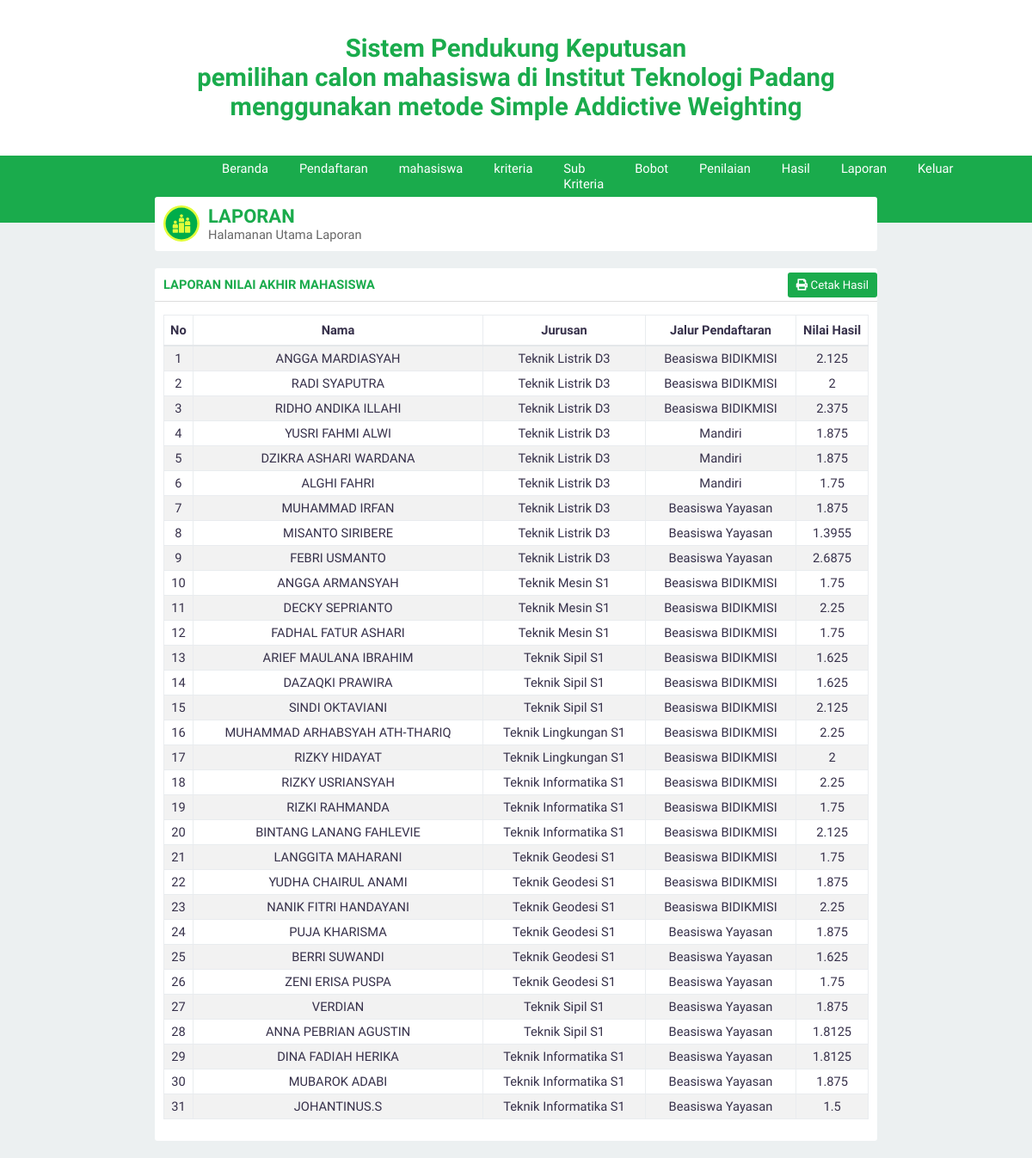
The app's page /?page=laporankeseluruhan (signed in) with its own data.
### tables this page shows
CREATE TABLE `hasil` (
  `id_hasil` int(3) NOT NULL,
  `id_jenispendaftaran` int(3) NOT NULL,
  `id_mahasiswa` int(3) NOT NULL,
  `hasil` float NOT NULL
);

CREATE TABLE `mahasiswa` (
  `id_mahasiswa` int(10) NOT NULL,
  `namamahasiswa` varchar(100) NOT NULL,
  `jurusan` enum('Teknik Listrik D3','Teknik Mesin D3','Teknik Sipil D3','Teknik Sipil S1','Teknik Mesin S1','Teknik Elektro S1','Teknik Informatika S1','Teknik Geodesi S1','Teknik Lingkungan S1') NOT NULL,
  `tpt_lahir` varchar(30) NOT NULL,
  `tgl_lahir` varchar(20) NOT NULL,
  `jk` enum('Laki-laki','Perempuan') NOT NULL,
  `hp` varchar(20) NOT NULL
);

CREATE TABLE `jenis_pendaftaran` (
  `id_jenispendaftaran` int(3) NOT NULL,
  `namapendaftaran` varchar(30) NOT NULL
);

### page/laporankeseluruhan.php (the view)
<div class="panel">
    <div class="panel-middle" id="judul">
        <img src="asset/image/rank.svg">
        <div id="judul-text">
            <h2 class="text-green">LAPORAN</h2>
            Halamanan Utama Laporan
        </div>
    </div>
</div>
<div class="row">
    <div class="col-12">
        <div class="panel">
        <div style="float: right;" class="input-dropdown">
            <a class="btn btn-green" id="btn-dropdown" target="_blank" href="./cetak.php"><i class="fa fa-print"></i> Cetak Hasil</a>
            </div>
            <div class="panel-top">
                <b class="text-green">LAPORAN NILAI AKHIR MAHASISWA</b>
        </div>
            <div class="panel-middle">
                <div class="table-responsive">
                    <table>
                        <thead>
                            <tr>
                                <th>No</th>
                                <th>Nama</th>
                                <th>Jurusan</th>
                                <th>Jalur Pendaftaran</th>
                                <th>Nilai Hasil</th>
                            </tr>
                        </thead>
                        <tbody>
                            <?php
                            $query = "SELECT hasil.id_hasil, hasil.id_mahasiswa, mahasiswa.namamahasiswa, mahasiswa.jurusan, hasil.id_jenispendaftaran, jenis_pendaftaran.namapendaftaran, hasil.hasil FROM hasil INNER JOIN mahasiswa on hasil.id_mahasiswa = mahasiswa.id_mahasiswa INNER JOIN jenis_pendaftaran on hasil.id_jenispendaftaran = jenis_pendaftaran.id_jenispendaftaran";
                            $execute = $konek->query($query);
                            if ($execute->num_rows > 0) {
                                $no = 1;
                                while ($data = $execute->fetch_array(MYSQLI_ASSOC)) {
                                    echo "
                                <tr id='data'>
                                    <td>$no</td>
                                    <td>$data[namamahasiswa]</td>
                                    <td>$data[jurusan]</td>
                                    <td>$data[namapendaftaran]</td>
                                    <td>$data[hasil]</td>
                                </tr>";
                                    $no++;
                                }
                            } else {
                                echo "<tr><td  class='text-center text-green' colspan='3'>Kosong</td></tr>";
                            }
                            ?>
                        </tbody>
                    </table>
                </div>
            </div>
        </div>
    </div>
</div>

### index.php (shortened to what this page needs)
<?php
if (empty($_SESSION['user']) AND empty($_SESSION['pass'])){
    include 'login.php';
}else{
    include 'admin.php';
}

### admin.php (shortened to what this page needs)
<!DOCTYPE html>
<html>
<head>
    <link rel="stylesheet" type="text/css" href="asset/css/style.css">
    <link rel="stylesheet" type="text/css" href="asset/plugin/font-icon/css/fontawesome-all.min.css">
</head>
<body>
    <header>
        <h1>
            <span class="text-green">Sistem Pendukung Keputusan<br> pemilihan calon mahasiswa di Institut Teknologi Padang<br> menggunakan metode Simple Addictive Weighting</span>
        </h1>
    </header>
    <nav>
        <?php include "nav.php"; ?>
    </nav>
    <main>
        <div id="main-body">
            <?php include "page.php"; ?>
        </div>
    </main>
</body>
</html>

### nav.php (shortened to what this page needs)
<ul class="nav">
    <li><a href="./?page=beranda">Beranda</a></li>
    <li><a href="./?page=pendaftaran">Pendaftaran</a></li>
    <li><a href="./?page=mahasiswa">mahasiswa</a></li>
    <li><a href="./?page=kriteria">kriteria</a></li>
    <li><a href="./?page=subkriteria">Sub Kriteria</a></li>
    <li><a href="./?page=bobot">Bobot</a></li>
    <li><a href="./?page=penilaian">Penilaian</a></li>
    <li><a href="./?page=hasil">Hasil</a></li>
    <li><a href="./?page=laporankeseluruhan">Laporan</a></li>
    <li><a href="./logout.php">Keluar</a></li>
</ul>

### page.php (shortened to what this page needs)
<?php
$page = htmlspecialchars(@$_GET['page']);
switch ($page) {
    case 'laporankeseluruhan':
        include 'page/laporankeseluruhan.php';
        break;
}

### asset/css/style.css (style rules this page uses)
* { padding: 0; margin: 0; font-family: 'Work Sans', sans-serif; color: #36304A; font-weight: 500; letter-spacing: normal; }
a { text-decoration: none; }
h1 { font-size: 2em; }
h2 { font-size: 1.5em; }
b, h1, h2, h3, h4, h5 { padding: 0; font-weight: 600 !important; margin: 0.83em 0em; }
b span, h1 span, h2 span, h3 span, h4 span, h5 span { font-weight: 600; }
.text-green { color: #1aab4c !important; }
.input-dropdown { position: relative; }
.btn { border: none; -webkit-padding: 7px 10px; -o-padding: 7px 10px; -moz-padding: 7px 10px; padding: 7px 10px; border-radius: 3px; margin: 5px 0px; display: inline-block; cursor: pointer; font-size: 10pt !important; }
.btn i { color: white !important; }
.btn-green { background-color: #1aab4c; color: white !important; }
.row { margin-top: 10px; display: flex; }
div[class^="col-"] { margin-left: 3%; }
div[class^="col-"]:first-child { margin-left: 0%; }
.col-12 { width: 100%; }
.table-responsive { overflow-y: hidden; }
table { width: 100%; text-align: center; border-collapse: collapse; margin: 5px 0px 15px 0px; }
table tr th { padding: 8px 0px; border: solid 1px #e9ecef; border-bottom: solid 2px #e4e7ea; font-weight: bold; }
table td { border: solid 1px #e9ecef; padding: 5px; }
table tr#data:nth-child(odd) { background-color: #f2f2f2; }
.panel { background-color: white; border-radius: 3px; -webkit-box-sizing: border-box; -moz-box-sizing: border-box; -o-box-sizing: border-box; box-sizing: border-box; margin-bottom: 20px; overflow: hidden; }
.panel-top { padding: 10px; box-sizing: padding-box; border-bottom: solid 1px #dddddd; }
.panel-middle { padding: 10px; box-sizing: padding-box; }
header { padding: 15px 0px; background-color: white; width: 100vw; text-align: center; }
nav { background-color: #1aab4c; width: 100vw; }
ul.nav { width: 60vw; display: flex; justify-content: space-around; list-style: none; margin: 0 auto; padding: 0; }
ul.nav li a { font-size: 11pt; display: block; text-decoration: none; color: white; padding: 6px 18px; }
main { position: relative; display: flex; justify-content: center; }
main #main-body { width: 70vw; z-index: 1; top: 0; position: absolute; }
body { background-color: #ECF0F1; display: flex; width: 100vw; height: 100vh; align-items: center; flex-direction: column; overflow-x: hidden; font-size: 11pt; }
#judul { display: flex; align-items: center; }
#judul img { margin-right: 10px; }
#judul #judul-text { color: #666666; }
#judul #judul-text h2 { margin: 0 !important; }

### records on screen
hasil: id_mahasiswa.namamahasiswa "ANGGA MARDIASYAH", id_mahasiswa.jurusan "Teknik Listrik D3", id_jenispendaftaran.namapendaftaran "Beasiswa BIDIKMISI", hasil "2.125"
hasil: id_mahasiswa.namamahasiswa "RADI SYAPUTRA", id_mahasiswa.jurusan "Teknik Listrik D3", id_jenispendaftaran.namapendaftaran "Beasiswa BIDIKMISI", hasil "2"
hasil: id_mahasiswa.namamahasiswa "RIDHO ANDIKA ILLAHI", id_mahasiswa.jurusan "Teknik Listrik D3", id_jenispendaftaran.namapendaftaran "Beasiswa BIDIKMISI", hasil "2.375"
hasil: id_mahasiswa.namamahasiswa "YUSRI FAHMI ALWI", id_mahasiswa.jurusan "Teknik Listrik D3", id_jenispendaftaran.namapendaftaran "Mandiri", hasil "1.875"
hasil: id_mahasiswa.namamahasiswa "DZIKRA ASHARI WARDANA", id_mahasiswa.jurusan "Teknik Listrik D3", id_jenispendaftaran.namapendaftaran "Mandiri", hasil "1.875"
hasil: id_mahasiswa.namamahasiswa "ALGHI FAHRI", id_mahasiswa.jurusan "Teknik Listrik D3", id_jenispendaftaran.namapendaftaran "Mandiri", hasil "1.75"
hasil: id_mahasiswa.namamahasiswa "MUHAMMAD IRFAN", id_mahasiswa.jurusan "Teknik Listrik D3", id_jenispendaftaran.namapendaftaran "Beasiswa Yayasan", hasil "1.875"
hasil: id_mahasiswa.namamahasiswa "MISANTO SIRIBERE", id_mahasiswa.jurusan "Teknik Listrik D3", id_jenispendaftaran.namapendaftaran "Beasiswa Yayasan", hasil "1.3955"
hasil: id_mahasiswa.namamahasiswa "FEBRI USMANTO", id_mahasiswa.jurusan "Teknik Listrik D3", id_jenispendaftaran.namapendaftaran "Beasiswa Yayasan", hasil "2.6875"
hasil: id_mahasiswa.namamahasiswa "ANGGA ARMANSYAH", id_mahasiswa.jurusan "Teknik Mesin S1", id_jenispendaftaran.namapendaftaran "Beasiswa BIDIKMISI", hasil "1.75"
hasil: id_mahasiswa.namamahasiswa "DECKY SEPRIANTO", id_mahasiswa.jurusan "Teknik Mesin S1", id_jenispendaftaran.namapendaftaran "Beasiswa BIDIKMISI", hasil "2.25"
hasil: id_mahasiswa.namamahasiswa "FADHAL FATUR ASHARI", id_mahasiswa.jurusan "Teknik Mesin S1", id_jenispendaftaran.namapendaftaran "Beasiswa BIDIKMISI", hasil "1.75"
hasil: id_mahasiswa.namamahasiswa "ARIEF MAULANA IBRAHIM", id_mahasiswa.jurusan "Teknik Sipil S1", id_jenispendaftaran.namapendaftaran "Beasiswa BIDIKMISI", hasil "1.625"
hasil: id_mahasiswa.namamahasiswa "DAZAQKI PRAWIRA", id_mahasiswa.jurusan "Teknik Sipil S1", id_jenispendaftaran.namapendaftaran "Beasiswa BIDIKMISI", hasil "1.625"
hasil: id_mahasiswa.namamahasiswa "SINDI OKTAVIANI", id_mahasiswa.jurusan "Teknik Sipil S1", id_jenispendaftaran.namapendaftaran "Beasiswa BIDIKMISI", hasil "2.125"
hasil: id_mahasiswa.namamahasiswa "MUHAMMAD ARHABSYAH ATH-THARIQ", id_mahasiswa.jurusan "Teknik Lingkungan S1", id_jenispendaftaran.namapendaftaran "Beasiswa BIDIKMISI", hasil "2.25"
hasil: id_mahasiswa.namamahasiswa "RIZKY HIDAYAT", id_mahasiswa.jurusan "Teknik Lingkungan S1", id_jenispendaftaran.namapendaftaran "Beasiswa BIDIKMISI", hasil "2"
hasil: id_mahasiswa.namamahasiswa "RIZKY USRIANSYAH", id_mahasiswa.jurusan "Teknik Informatika S1", id_jenispendaftaran.namapendaftaran "Beasiswa BIDIKMISI", hasil "2.25"
hasil: id_mahasiswa.namamahasiswa "RIZKI RAHMANDA", id_mahasiswa.jurusan "Teknik Informatika S1", id_jenispendaftaran.namapendaftaran "Beasiswa BIDIKMISI", hasil "1.75"
hasil: id_mahasiswa.namamahasiswa "BINTANG LANANG FAHLEVIE", id_mahasiswa.jurusan "Teknik Informatika S1", id_jenispendaftaran.namapendaftaran "Beasiswa BIDIKMISI", hasil "2.125"
hasil: id_mahasiswa.namamahasiswa "LANGGITA MAHARANI", id_mahasiswa.jurusan "Teknik Geodesi S1", id_jenispendaftaran.namapendaftaran "Beasiswa BIDIKMISI", hasil "1.75"
hasil: id_mahasiswa.namamahasiswa "YUDHA CHAIRUL ANAMI", id_mahasiswa.jurusan "Teknik Geodesi S1", id_jenispendaftaran.namapendaftaran "Beasiswa BIDIKMISI", hasil "1.875"
hasil: id_mahasiswa.namamahasiswa "NANIK FITRI HANDAYANI", id_mahasiswa.jurusan "Teknik Geodesi S1", id_jenispendaftaran.namapendaftaran "Beasiswa BIDIKMISI", hasil "2.25"
hasil: id_mahasiswa.namamahasiswa "PUJA KHARISMA", id_mahasiswa.jurusan "Teknik Geodesi S1", id_jenispendaftaran.namapendaftaran "Beasiswa Yayasan", hasil "1.875"
hasil: id_mahasiswa.namamahasiswa "BERRI SUWANDI", id_mahasiswa.jurusan "Teknik Geodesi S1", id_jenispendaftaran.namapendaftaran "Beasiswa Yayasan", hasil "1.625"
hasil: id_mahasiswa.namamahasiswa "ZENI ERISA PUSPA", id_mahasiswa.jurusan "Teknik Geodesi S1", id_jenispendaftaran.namapendaftaran "Beasiswa Yayasan", hasil "1.75"
hasil: id_mahasiswa.namamahasiswa "VERDIAN", id_mahasiswa.jurusan "Teknik Sipil S1", id_jenispendaftaran.namapendaftaran "Beasiswa Yayasan", hasil "1.875"
hasil: id_mahasiswa.namamahasiswa "ANNA PEBRIAN AGUSTIN", id_mahasiswa.jurusan "Teknik Sipil S1", id_jenispendaftaran.namapendaftaran "Beasiswa Yayasan", hasil "1.8125"
hasil: id_mahasiswa.namamahasiswa "DINA FADIAH HERIKA", id_mahasiswa.jurusan "Teknik Informatika S1", id_jenispendaftaran.namapendaftaran "Beasiswa Yayasan", hasil "1.8125"
hasil: id_mahasiswa.namamahasiswa "MUBAROK ADABI", id_mahasiswa.jurusan "Teknik Informatika S1", id_jenispendaftaran.namapendaftaran "Beasiswa Yayasan", hasil "1.875"
hasil: id_mahasiswa.namamahasiswa "JOHANTINUS.S", id_mahasiswa.jurusan "Teknik Informatika S1", id_jenispendaftaran.namapendaftaran "Beasiswa Yayasan", hasil "1.5"
